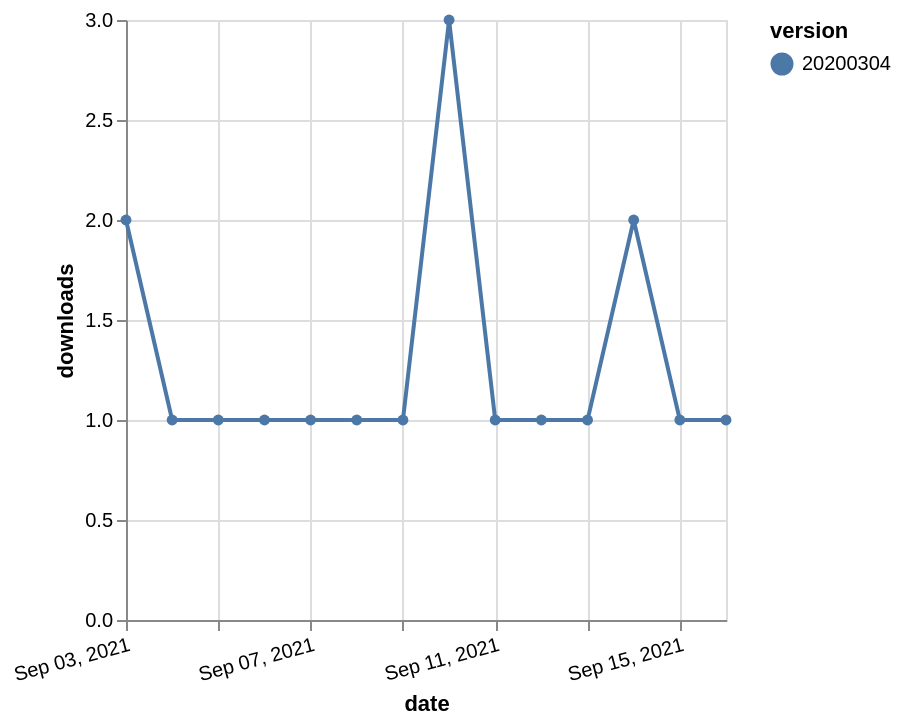

Express this chart as Vega-Lite.
### Vega-Lite specification from a JSON file in a GitHub repository (floating-point values rounded to 4 significant figures)
{"$schema": "https://vega.github.io/schema/vega-lite/v5.json", "description": "A simple bar chart with embedded data.", "data": {"values": [{"date": "2021-09-03", "total": 201, "delta": 2, "version": "20200304"}, {"date": "2021-09-04", "total": 202, "delta": 1, "version": "20200304"}, {"date": "2021-09-05", "total": 203, "delta": 1, "version": "20200304"}, {"date": "2021-09-06", "total": 204, "delta": 1, "version": "20200304"}, {"date": "2021-09-07", "total": 205, "delta": 1, "version": "20200304"}, {"date": "2021-09-08", "total": 206, "delta": 1, "version": "20200304"}, {"date": "2021-09-09", "total": 207, "delta": 1, "version": "20200304"}, {"date": "2021-09-10", "total": 210, "delta": 3, "version": "20200304"}, {"date": "2021-09-11", "total": 211, "delta": 1, "version": "20200304"}, {"date": "2021-09-12", "total": 212, "delta": 1, "version": "20200304"}, {"date": "2021-09-13", "total": 213, "delta": 1, "version": "20200304"}, {"date": "2021-09-14", "total": 215, "delta": 2, "version": "20200304"}, {"date": "2021-09-15", "total": 216, "delta": 1, "version": "20200304"}, {"date": "2021-09-16", "total": 217, "delta": 1, "version": "20200304"}]}, "width": "container", "mark": {"type": "line", "point": {"filled": true}}, "encoding": {"x": {"field": "date", "type": "temporal", "timeUnit": "yearmonthdate", "title": "date", "axis": {"labelAngle": -15}}, "y": {"field": "delta", "type": "quantitative", "title": "downloads"}, "color": {"field": "version", "type": "nominal"}, "tooltip": {"field": "delta"}}}
